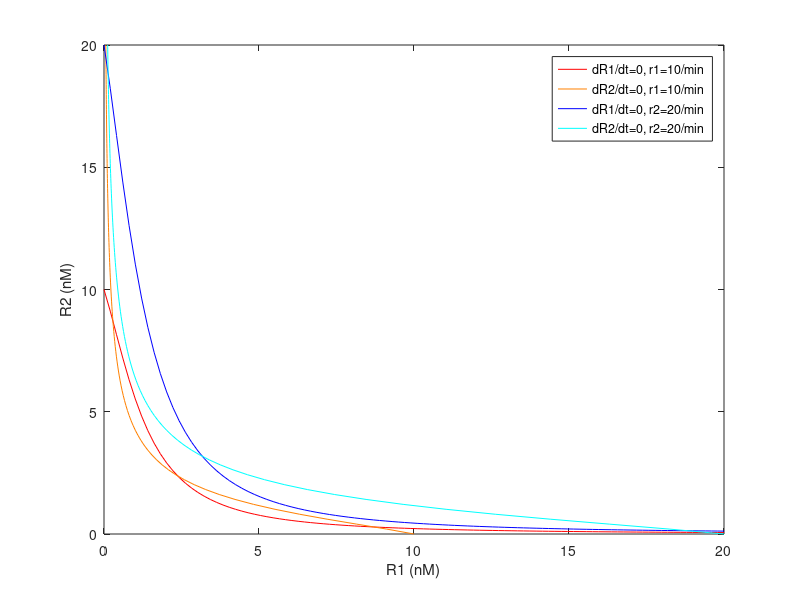

MATLAB code to generate this figure:
%HW11 Q3

%Part A

% Studying the plots, we can see that the larger r is, the steeper the
% initial slope of the graph is. Therefore, r must determine the initial
% slope.

%Model Parameters
N0=0;      %mRNA molecules at t=0
r1=10;      %mRNA/min
r2=20;      %mRNA/min
gamma=1;    %in 1/min
dt=0.1;     %in minutes
tmax=20;    %in minutes

%Create Matrices
Na=zeros(tmax/dt, 1);
Nb=zeros(tmax/dt, 1);

%Seed each matrix with the initial condition
Na(1)=N0;
Nb(1)=N0;

for i=2:tmax/dt
    Na(i)=Na(i-1)+(r1*dt)-(Na(i-1)*gamma*dt);
    Nb(i)=Nb(i-1)+(r2*dt)-(Nb(i-1)*gamma*dt);
end

plot(Na)
hold on
plot(Nb)
xlabel('time (min)')
ylabel('mRNA (molecules)')
legend('r=10 mRNA/min', 'r=20 mRNA/min')
hold off



%% 
%Part B

% As seen when plotting the phase diagrams corresponding to both choices of
% model, r=20 mRNA/min has a larger steady state value than r=10 mRNA/min.
% So, even though it has a faster initial increase in mRNA number, it takes
% the same time for it to reach steady state.

r1=10;       %1/min
r2=20;       %1/min
gamma=1;    %1/min
Kd=5;       %nM
omega=10;   %cooperativity constant

%Range of R1 and R2 to plot over
%for rate r1=10/min
R1_1=linspace(0,20);  %nM
R1_2=linspace(0,20);  %nM

%for rate r2=20/min
R2_1=linspace(0,20);  %nM
R2_2=linspace(0,20);  %nM

figure(1)
plot(R1_1, r1/gamma./(1+2*R1_1/Kd+(R1_1/Kd).^2*omega), '-r')
hold on
plot(r1/gamma./(1+2*R1_2/Kd+(R1_2/Kd).^2*omega), R1_2, 'Color', [1,.5,0])
plot(R2_1, r2/gamma./(1+2*R2_1/Kd+(R2_1/Kd).^2*omega), '-b')
plot(r2/gamma./(1+2*R2_2/Kd+(R2_2/Kd).^2*omega), R2_2, '-c')
xlabel('R1 (nM)')
ylabel('R2 (nM)')
legend('dR1/dt=0, r1=10/min', 'dR2/dt=0, r1=10/min', ...
    'dR1/dt=0, r2=20/min', 'dR2/dt=0, r2=20/min')

